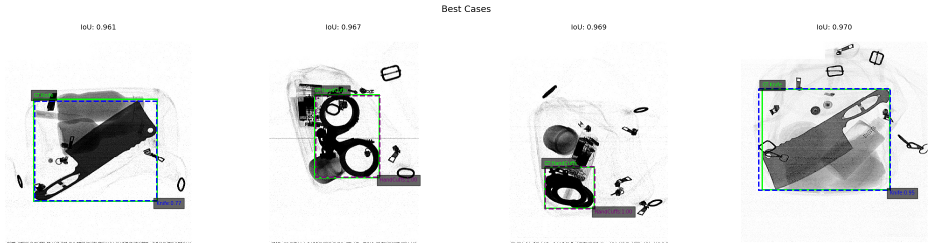
#> input picture best_cases.png, 1864 x 495 px, given as the content of the folder /content/xray_data, which was not available (shown at 1/2 size)
$ jupyter execute --allow-errors henri_boisson_KAGGLE_CV.ipynb   (shell and % lines are left out)   (older library calls are emulated)   (text cells are left out)
#> lines starting #> are read from the running program, lines starting #| are printed output that depends on the picture; after the words box and inside, x2 and y2 are one past the last pixel; in counts of white or black regions, pixels touching at a corner belong together; pictures that were not available may be replaced by others from this repository, and a replacement may not be noted
[cell 1]
# ═══════════════════════════════════════════════════════════════
# CELL 1 — SETUP & INSTALL
# ═══════════════════════════════════════════════════════════════

from google.colab import drive
drive.mount('/content/drive')

import os, shutil
from pathlib import Path
from google.colab import files as colab_files

#WE LOAD THE KAGGLE DATASET

if Path('/content/xray_data').exists() and any(Path('/content/xray_data').rglob('*.jpg')):
    print('Data already exists, skipping download.')
else:
    print('Select your kaggle.json file:')
    uploaded = colab_files.upload()
#> the answer given: best_cases.png
    os.makedirs('/root/.kaggle', exist_ok=True)
    shutil.copy('kaggle.json', '/root/.kaggle/kaggle.json')
    !chmod 600 /root/.kaggle/kaggle.json
    print('Downloading...')
    !kaggle competitions download -c cv-object-detection-in-baggage-using-classic-computer-vision -p /content/
    print('Unzipping...')
    !unzip -q /content/cv-object-detection-in-baggage-using-classic-computer-vision.zip -d /content/xray_data/

print('Setup done!')

[cell 2]
# ═══════════════════════════════════════════════════════════════
# CELL 1 — SETUP & INSTALL (fixes numpy compatibility)
# ═══════════════════════════════════════════════════════════════

# On colab after this: we restart the runtime to make sure the new numpy version is being used.
#Then we can run the rest of the code starting from cell2.

[cell 3]
# ═══════════════════════════════════════════════════════════════
# CELL 2 — IMPORTS & CONFIG
# ═══════════════════════════════════════════════════════════════
import cv2
import numpy as np
import matplotlib.pyplot as plt
import matplotlib.patches as mpatches
from pathlib import Path
from sklearn.preprocessing import StandardScaler
from skimage.feature import local_binary_pattern
import xgboost as xgb
import pickle, random, warnings, time
from tqdm import tqdm
from collections import defaultdict
import pandas as pd
import ast
warnings.filterwarnings('ignore')
random.seed(42)
np.random.seed(42)

# WE CONFIG THE PATH
BASE = Path('/content/xray_data')
candidates = list(BASE.rglob('images/train'))
DATA = candidates[0].parent.parent if candidates else BASE

TRAIN_IMG = DATA / 'images' / 'train'
TRAIN_LBL = DATA / 'labels' / 'train'
VAL_IMG   = DATA / 'images' / 'val'
VAL_LBL   = DATA / 'labels' / 'val'
TEST_IMG  = DATA / 'test'
if not TEST_IMG.exists() or not any(TEST_IMG.glob('*.jpg')):
    for c in BASE.rglob('test'):
        if c.is_dir() and (list(c.glob('*.jpg')) or list(c.glob('*.png'))):
            TEST_IMG = c; break

print(f'Train: {len(list(TRAIN_IMG.glob("*")))} | Val: {len(list(VAL_IMG.glob("*")))} | Test: {len(list(TEST_IMG.glob("*")))}')

CLASS_NAMES = {0:'Hammer', 1:'Knife', 2:'Gun', 3:'Wrench', 4:'HandCuffs', 5:'Bullet'}
NUM_CLASSES = 6
BG_LABEL = 6
CLASS_COLORS = ['red','blue','green','orange','purple','cyan']
print('Config ready!')

[cell 4]
# ═══════════════════════════════════════════════════════════════
# CELL 3 — HELPER FUNCTIONS
# ═══════════════════════════════════════════════════════════════

def parse_yolo_labels(label_path):
    boxes = []
    if not label_path.exists(): return boxes
    with open(label_path) as f:
        for line in f:
            parts = line.strip().split()
            if len(parts) == 5:
                boxes.append((int(parts[0]), *map(float, parts[1:])))
    return boxes

# [6 lines left out: function yolo_to_pixel, not called in this run]

def pixel_to_yolo(x1, y1, x2, y2, img_w, img_h):
    return ((x1+x2)/2)/img_w, ((y1+y2)/2)/img_h, (x2-x1)/img_w, (y2-y1)/img_h

def nms(boxes, scores, iou_threshold=0.3):
    if len(boxes) == 0: return []
    x1,y1,x2,y2 = boxes[:,0].astype(float),boxes[:,1].astype(float),boxes[:,2].astype(float),boxes[:,3].astype(float)
    areas = (x2-x1)*(y2-y1)
    order = scores.argsort()[::-1]
    keep = []
    while order.size > 0:
        i = order[0]; keep.append(i)
        xx1=np.maximum(x1[i],x1[order[1:]]); yy1=np.maximum(y1[i],y1[order[1:]])
        xx2=np.minimum(x2[i],x2[order[1:]]); yy2=np.minimum(y2[i],y2[order[1:]])
        inter = np.maximum(0,xx2-xx1)*np.maximum(0,yy2-yy1)
        iou = inter/(areas[i]+areas[order[1:]]-inter+1e-6)
        order = order[np.where(iou <= iou_threshold)[0]+1]
    return keep

# [25 lines left out: functions compute_iou, evaluate_frame, not called in this run]

print('Helpers loaded!')

[cell 5]
# ═══════════════════════════════════════════════════════════════
# CELL 4 — MULTI-METHOD REGION PROPOSALS
# ═══════════════════════════════════════════════════════════════
# We combine multiple classical CV techniques to generate a rich set of region proposals, which will then be classified by our XGBoost model.


def get_region_proposals(img_gray):
    h, w = img_gray.shape[:2]
    min_area = 200
    max_area = int(h * w * 0.5)
    proposals = set()

    def valid_and_add(x, y, bw, bh):
        area = bw * bh
        if area < min_area or area > max_area: return
        if max(bw,bh)/(min(bw,bh)+1e-6) > 8: return
        proposals.add((x, y, x+bw, y+bh))

    def contours_to_proposals(binary):
        contours,_ = cv2.findContours(binary, cv2.RETR_EXTERNAL, cv2.CHAIN_APPROX_SIMPLE)
        for cnt in contours:
            x,y,bw,bh = cv2.boundingRect(cnt)
            valid_and_add(x,y,bw,bh)

    # METHOD 1: Multi-level thresholding
    blurred = cv2.GaussianBlur(img_gray, (5,5), 0)
    _, otsu = cv2.threshold(blurred, 0, 255, cv2.THRESH_BINARY + cv2.THRESH_OTSU)
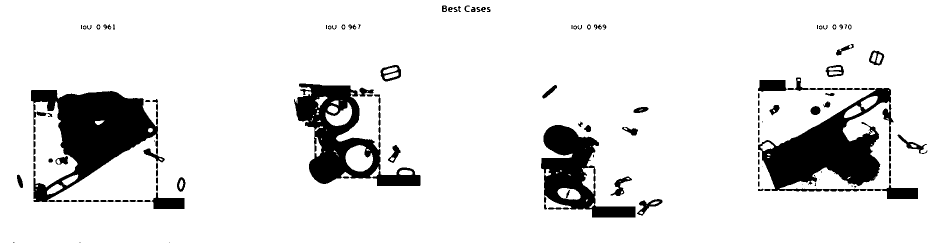
#> otsu: shape (495, 1864) (shown at 1/2 size); 89.1% white; 127 black regions (20 under 20 px)
    contours_to_proposals(otsu)
#> in contours_to_proposals, `contours,_ = cv2.findContours(binary, cv2.RETR_EXTERNAL, cv2.CHAIN_APP..`: contours = [[[0, 0], [0, 494], [1863, 494], [1863, 0]]]
#> the loop in contours_to_proposals, `for cnt in contours:` made 1 pass
#> (cnt, x, y, bw, bh, area in valid_and_add) on pass 1: ([[0, 0], [0, 494], [1863, 494], [1863, 0]], 0, 0, 1864, 495, 922680)
    contours_to_proposals(255 - otsu)
#> in contours_to_proposals (call 2), `contours,_ = cv2.findContours(binary, cv2.RETR_EXTERNAL, cv2.CHAIN_APP..`: contours = 126 contours, 38 with area under 20; largest, box (x1, y1, x2, y2) and area: (1516, 155, 1836, 398) 28494, (62, 180, 330, 404) 27568, (588, 167, 841, 372) 22856, (1082, 250, 1271, 435) 16013, (303, 384, 369, 418) 1330
#> the loop in contours_to_proposals (call 2), `for cnt in contours:` made 126 passes
#> (x, y, bw, bh, area in valid_and_add) on passes 4 to 11: (1096, 415, 43, 4, 172), (1088, 408, 6, 11, 66), (288, 400, 14, 4, 56), (273, 400, 14, 4, 56), (259, 400, 13, 4, 52), (244, 400, 14, 4, 56), (229, 400, 14, 4, 56), (200, 400, 28, 4, 112)

    # We try thresholds at multiple levels
    for thr_val in [30, 60, 90, 120, 150, 180, 210]:
        _, binary = cv2.threshold(blurred, thr_val, 255, cv2.THRESH_BINARY)
        contours_to_proposals(binary)
        contours_to_proposals(255 - binary)
#> this loop made 7 passes
#> binary: shape (495, 1864); 86.7% white; 195 black regions (126 under 20 px), largest, box (x1, y1, x2, y2) and area: (1515, 154, 1837, 399) 37036, (61, 179, 370, 419) 33605, (581, 159, 842, 373) 22883

    # We apply an adaptive threshold
    adapt = cv2.adaptiveThreshold(blurred, 255, cv2.ADAPTIVE_THRESH_GAUSSIAN_C,
                                   cv2.THRESH_BINARY, 31, 5)
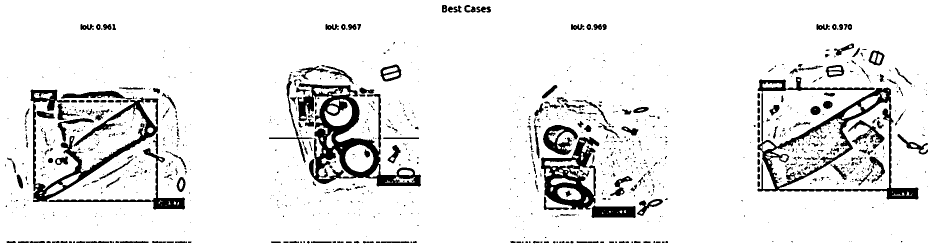
#> adapt: shape (495, 1864) (shown at 1/2 size); 91.1% white; 1066 black regions (804 under 20 px), largest, box (x1, y1, x2, y2) and area: (595, 166, 842, 373) 13903, (1515, 154, 1837, 399) 12095, (61, 179, 317, 404) 9336
    contours_to_proposals(adapt)
    contours_to_proposals(255 - adapt)
#> in contours_to_proposals (call 18), `contours,_ = cv2.findContours(binary, cv2.RETR_EXTERNAL, cv2.CHAIN_APP..`:
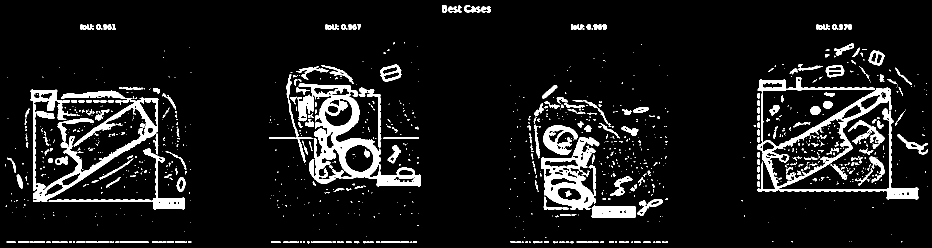
#> binary: shape (495, 1864) (shown at 1/2 size); 8.9% white; 1066 white regions (804 under 20 px), largest, box (x1, y1, x2, y2) and area: (595, 166, 842, 373) 13903, (1515, 154, 1837, 399) 12095, (61, 179, 317, 404) 9336
#> the loop in contours_to_proposals (call 18), `for cnt in contours:` made 979 passes
#> cnt on passes 1 to 3: [[1703, 483]], [[1699, 483]], [[1544, 483], [1546, 483]]

    # METHOD 2: Canny edges
    canny_configs = [
        (5,25,90,3), (7,50,150,2), (5,15,70,4),
        (9,40,120,3), (3,60,180,1), (5,80,200,2),
    ]
    for blur_k,c_lo,c_hi,d_iter in canny_configs:
        bl = cv2.GaussianBlur(img_gray,(blur_k,blur_k),0)
        edges = cv2.Canny(bl, c_lo, c_hi)
        kernel = cv2.getStructuringElement(cv2.MORPH_RECT,(5,5))
        dilated = cv2.dilate(edges, kernel, iterations=d_iter)
        contours_to_proposals(dilated)
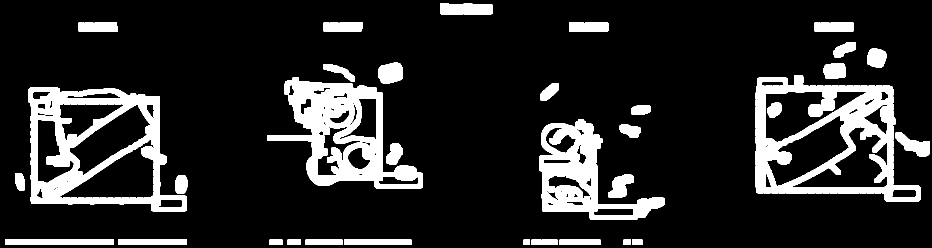
#> dilated: shape (495, 1864) (shown at 1/2 size); 15.1% white; 35 white regions, largest, box (x1, y1, x2, y2) and area: (1511, 150, 1841, 403) 31199, (57, 175, 374, 423) 29057, (534, 154, 846, 377) 27544
#> edges: shape (495, 1864); 2.3% white in thin lines or dots

    # METHOD 3: Morphological operations.
    # We check for dark and bright objects.
    for ksize in [5, 9, 15]:
        kernel = cv2.getStructuringElement(cv2.MORPH_ELLIPSE, (ksize,ksize))
        tophat = cv2.morphologyEx(img_gray, cv2.MORPH_TOPHAT, kernel)
        _, th = cv2.threshold(tophat, 30, 255, cv2.THRESH_BINARY)
        contours_to_proposals(th)
        blackhat = cv2.morphologyEx(img_gray, cv2.MORPH_BLACKHAT, kernel)
        _, bh_bin = cv2.threshold(blackhat, 30, 255, cv2.THRESH_BINARY)
        contours_to_proposals(bh_bin)
#> bh_bin: shape (495, 1864); 6.9% white; 4789 white regions (4600 under 20 px), largest, box (x1, y1, x2, y2) and area: (538, 158, 837, 363) 12527, (1516, 154, 1790, 389) 9343, (59, 179, 370, 419) 7578
#> th: shape (495, 1864); 8.9% white; 3324 white regions (3142 under 20 px), largest, box (x1, y1, x2, y2) and area: (1056, 173, 1292, 438) 15607, (576, 133, 754, 386) 7044, (225, 176, 372, 368) 5897
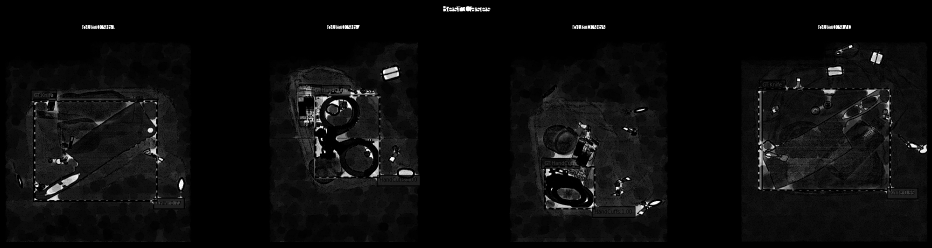
#> tophat: shape (495, 1864) (shown at 1/2 size); min 0, max 255, mean 11.7

    # METHOD 4: MSER
    try:
        mser = cv2.MSER_create()
        mser.setMinArea(min_area)
        mser.setMaxArea(max_area)
        regions, _ = mser.detectRegions(img_gray)
        for region in regions:
            x,y,bw,bh = cv2.boundingRect(region)
            valid_and_add(x,y,bw,bh)
    except:
        pass

    # We add variants to increase recall, by padding the boxes.
    expanded = list(proposals)
    for (x1,y1,x2,y2) in list(proposals):
        bw,bh = x2-x1, y2-y1
        for pad in [0.1, 0.2]:
            pw,ph = int(bw*pad), int(bh*pad)
            nx1,ny1 = max(0,x1-pw), max(0,y1-ph)
            nx2,ny2 = min(w,x2+pw), min(h,y2+ph)
            if (nx2-nx1)*(ny2-ny1) < max_area:
                expanded.append((nx1,ny1,nx2,ny2))
#> this loop made 1009 passes
#> (x1, y1, x2, y2) on passes 1 to 3: (1737, 99, 1769, 131), (1539, 209, 1560, 231), (1744, 177, 1780, 206)

    if not expanded: return []

    # NMS to deduplicate
    boxes = np.array(expanded)
    keep = nms(boxes, np.ones(len(expanded)), iou_threshold=0.5)
    return [expanded[k] for k in keep]


# Quick test
test_img = cv2.imread(str(sorted(VAL_IMG.glob('*'))[0]), cv2.IMREAD_GRAYSCALE)
t0 = time.time()
props = get_region_proposals(test_img)
print(f'Proposals: {len(props)} in {time.time()-t0:.2f}s')

[cell 6]
# ═══════════════════════════════════════════════════════════════
# CELL 5 — RICH FEATURE EXTRACTION
# ═══════════════════════════════════════════════════════════════
# We don't rely on a single descriptor.
# We combine and extract different features: intensity, gradients, shape ...

def extract_features(crop):
    if crop.size == 0 or crop.shape[0] < 4 or crop.shape[1] < 4:
        return None

    features = []

    resized = cv2.resize(crop, (64, 64))

    # 1. Intensity statistics (10 features)
    features.append(np.mean(resized))
    features.append(np.std(resized))
    features.append(np.median(resized))
    features.append(np.min(resized).astype(float))
    features.append(np.max(resized).astype(float))
    for p in [10, 25, 75, 90]:
        features.append(np.percentile(resized, p))
    features.append(np.mean(resized < 80))

    #  2. Histogram features (16 features)
    hist = cv2.calcHist([resized], [0], None, [16], [0, 256]).flatten()
    hist = hist / (hist.sum() + 1e-6)
    features.extend(hist.tolist())

    #  3. Gradient features (12 features)
    sobelx = cv2.Sobel(resized, cv2.CV_64F, 1, 0, ksize=3)
    sobely = cv2.Sobel(resized, cv2.CV_64F, 0, 1, ksize=3)
    mag = np.sqrt(sobelx**2 + sobely**2)
    angle = np.arctan2(sobely, sobelx)

    features.append(np.mean(mag))
    features.append(np.std(mag))
    features.append(np.max(mag))
    features.append(np.mean(mag > np.mean(mag)))

    # Gradient orientation histogram (8 bins)
    angle_hist, _ = np.histogram(angle, bins=8, range=(-np.pi, np.pi), weights=mag)
    angle_hist = angle_hist / (angle_hist.sum() + 1e-6)
    features.extend(angle_hist.tolist())

    # 4. Shape features via contours (10 features)
    _, binary = cv2.threshold(resized, 0, 255, cv2.THRESH_BINARY + cv2.THRESH_OTSU)
#> binary: shape (64, 64); 87.9% white; 1 black region, box (x1, y1, x2, y2) and area: (0, 51, 64, 64) 496
    contours, _ = cv2.findContours(binary, cv2.RETR_EXTERNAL, cv2.CHAIN_APPROX_SIMPLE)

    if contours:
        largest = max(contours, key=cv2.contourArea)
        area = cv2.contourArea(largest)
        perimeter = cv2.arcLength(largest, True)
        x,y,cw,ch = cv2.boundingRect(largest)
        features.append(area / (64*64))
        features.append(perimeter / (64*4))
        features.append(cw / (ch + 1e-6))
        features.append(4*np.pi*area / (perimeter**2 + 1e-6))
        hull = cv2.convexHull(largest)
        hull_area = cv2.contourArea(hull)
        features.append(area / (hull_area + 1e-6))
        features.append(area / (cw*ch + 1e-6))
        features.append(len(contours))
        features.append(np.sqrt(4*area/np.pi) / 64)
    else:
        features.extend([0]*8)


    for thr in [60, 128]:
        _, b = cv2.threshold(resized, thr, 255, cv2.THRESH_BINARY)
        cnts, _ = cv2.findContours(b, cv2.RETR_EXTERNAL, cv2.CHAIN_APPROX_SIMPLE)
        features.append(len(cnts))

    # 5. Hu moments (7 features)
    moments = cv2.moments(resized)
    hu = cv2.HuMoments(moments).flatten()
    hu_log = -np.sign(hu) * np.log10(np.abs(hu) + 1e-10)
    features.extend(hu_log.tolist())

    # 6. LBP texture (10 features)
    try:
        lbp = local_binary_pattern(resized, P=8, R=1, method='uniform')
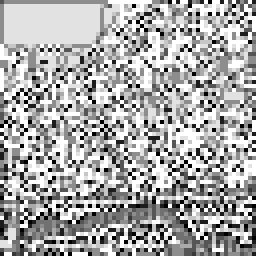
#> lbp: shape (64, 64) float64 (shown 4 times larger); min 0, max 9, mean 5.98; drawn with min black and max white
        lbp_hist, _ = np.histogram(lbp, bins=10, range=(0, 10), density=True)
        features.extend(lbp_hist.tolist())
    except:
        features.extend([0]*10)

    # 7. Spatial features (8 features)
    mid_y, mid_x = 32, 32
    quads = [resized[:mid_y,:mid_x], resized[:mid_y,mid_x:],
             resized[mid_y:,:mid_x], resized[mid_y:,mid_x:]]
    for q in quads:
        features.append(np.mean(q))
        features.append(np.std(q))
#> this loop made 4 passes

    # 8. Size/shape of original crop (4 features)
    oh, ow = crop.shape[:2]
    features.append(ow / (oh + 1e-6))
    features.append(ow * oh)
    features.append(ow)
    features.append(oh)

    return np.array(features, dtype=np.float32)


# Test
test_crop = test_img[100:200, 100:300]
f = extract_features(test_crop)
print(f'Feature vector length: {len(f)}')
#| Feature vector length: 77

[cell 7]
# ═══════════════════════════════════════════════════════════════
# CELL 6 — EXTRACT TRAINING DATA
# ═══════════════════════════════════════════════════════════════

train_img_list = sorted(TRAIN_IMG.glob('*'))
print(f'Processing {len(train_img_list)} training images...')

all_features = []  # (feature_vector, class_label)
class_counts = defaultdict(int)

for img_path in tqdm(train_img_list):
    img = cv2.imread(str(img_path), cv2.IMREAD_GRAYSCALE)
    if img is None: continue
    h, w = img.shape[:2]
    boxes = parse_yolo_labels(TRAIN_LBL / (img_path.stem + '.txt'))

    gt_pixel = []
    for cls, cx, cy, bw, bh in boxes:
        x1,y1,x2,y2 = yolo_to_pixel(cx,cy,bw,bh,w,h)
        if x2-x1<8 or y2-y1<8: continue
        crop = img[y1:y2, x1:x2]
        feat = extract_features(crop)
        if feat is not None:
            all_features.append((feat, cls))
            class_counts[cls] += 1
            feat_flip = extract_features(cv2.flip(crop, 1))
            if feat_flip is not None:
                all_features.append((feat_flip, cls))
                class_counts[cls] += 1
        gt_pixel.append((x1,y1,x2,y2))

    for _ in range(5):
        rw = random.randint(30, min(250, w//2))
        rh = random.randint(30, min(250, h//2))
        rx = random.randint(0, w-rw)
        ry = random.randint(0, h-rh)
        overlap = any(
            max(0,min(rx+rw,gx2)-max(rx,gx1))*max(0,min(ry+rh,gy2)-max(ry,gy1))/(rw*rh+1e-6)>0.2
            for gx1,gy1,gx2,gy2 in gt_pixel
        )
        if not overlap:
            feat = extract_features(img[ry:ry+rh, rx:rx+rw])
            if feat is not None:
                all_features.append((feat, BG_LABEL))
                class_counts[BG_LABEL] += 1
#> this loop made 5 passes
#> pass 1, in extract_features (call 2), `mag = np.sqrt(sobelx**2 + sobely**2)`:
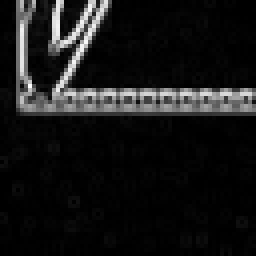
#> mag: shape (64, 64) float64 (shown 4 times larger); min 0, max 1020, mean 91.4; drawn with min black and max white

print(f'\nTotal samples: {len(all_features)}')
#| Total samples: 5
for cls in sorted(class_counts.keys()):
    name = CLASS_NAMES.get(cls, 'Background')
    print(f'  {name}: {class_counts[cls]}')
#> this loop made 1 pass
#> (printed output is left out)

[cell 8]
# ═══════════════════════════════════════════════════════════════
# CELL 7 — TRAIN XGBOOST MULTI-CLASS CLASSIFIER
# ═══════════════════════════════════════════════════════════════


X_train = np.array([f[0] for f in all_features])
y_train = np.array([f[1] for f in all_features])

X_train = np.nan_to_num(X_train, nan=0, posinf=0, neginf=0)

scaler = StandardScaler()
X_scaled = scaler.fit_transform(X_train)

class_freq = np.bincount(y_train, minlength=7)
class_weight = np.where(class_freq > 0, len(y_train) / (7 * class_freq), 1.0)
sample_weights = np.array([class_weight[c] for c in y_train])

print(f'Training XGBoost on {len(X_scaled)} samples, {X_scaled.shape[1]} features...')
#> (printed output is left out)
print(f'Class distribution: {dict(zip(range(7), class_freq.tolist()))}')
#| Class distribution: {0: 0, 1: 0, 2: 0, 3: 0, 4: 0, 5: 0, 6: 5}

#> (the rest of this cell did not finish here and is left out)

[cell 9]
# ═══════════════════════════════════════════════════════════════
# CELL 8 — HARD NEGATIVE MINING (2 rounds)
# ═══════════════════════════════════════════════════════════════

print('=== HARD NEGATIVE MINING ===')

#> (the rest of this cell did not finish here and is left out)

[cell 10]
# ═══════════════════════════════════════════════════════════════
# CELL 9 — LEARN PER-CLASS SIZE PRIORS + DETECTION FUNCTION
# ═══════════════════════════════════════════════════════════════

print('Learning per-class size priors...')
class_size = {}
#> (the rest of this cell did not finish here and is left out)

[cell 11]
# ═══════════════════════════════════════════════════════════════
# CELL 10 — VISUAL TEST ON VALIDATION
# ═══════════════════════════════════════════════════════════════
val_imgs = sorted(VAL_IMG.glob('*'))
#> (the rest of this cell did not finish here and is left out)

[cell 12]
# ═══════════════════════════════════════════════════════════════
# CELL 11 — DIAGNOSTIC: proposal recall + classification
# ═══════════════════════════════════════════════════════════════
val_img_list = sorted(VAL_IMG.glob('*'))
DIAG_N = 200

prop_hits, prop_misses, cls_correct, cls_wrong, total_gt = 0,0,0,0,0
pcls_hits, pcls_misses = defaultdict(int), defaultdict(int)

for p in tqdm(val_img_list[:DIAG_N], desc='Diagnostic'):
    img = cv2.imread(str(p), cv2.IMREAD_GRAYSCALE)
    if img is None: continue
    h, w = img.shape[:2]
    gt = parse_yolo_labels(VAL_LBL/(p.stem+'.txt'))
    proposals = get_region_proposals(img)
#> the loop in get_region_proposals (call 3), `for ksize in [5, 9, 15]:` made 3 passes
#> pass 2, in get_region_proposals (call 3), `_, th = cv2.threshold(tophat, 30, 255, cv2.THRESH_BINARY)`:
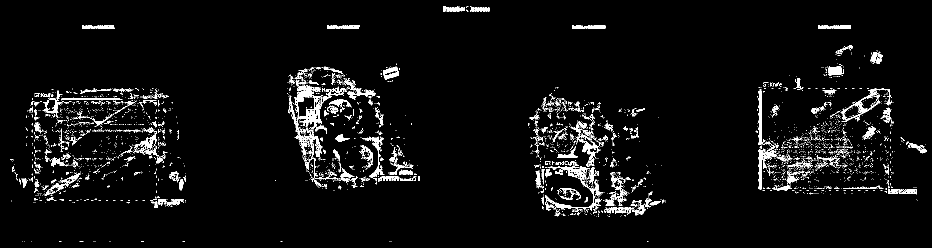
#> th: shape (495, 1864) (shown at 1/2 size); 4.3% white; 3620 white regions (3340 under 20 px), largest, box (x1, y1, x2, y2) and area: (1090, 322, 1207, 431) 1584, (576, 196, 645, 319) 1129, (598, 192, 664, 256) 1112
#> the loop in get_region_proposals (call 3), `for (x1,y1,x2,y2) in list(proposals):` made 1009 passes

    for gt_cls,cx,cy,bw,bh in gt:
        total_gt += 1
        gt_yolo = (cx,cy,bw,bh)
        best_iou, best_prop = 0, None
        for (px1,py1,px2,py2) in proposals:
            iou = compute_iou(gt_yolo, pixel_to_yolo(px1,py1,px2,py2,w,h))
            if iou > best_iou: best_iou, best_prop = iou, (px1,py1,px2,py2)

        if best_iou > 0.2:
            prop_hits += 1; pcls_hits[gt_cls] += 1
            crop = img[best_prop[1]:best_prop[3], best_prop[0]:best_prop[2]]
            feat = extract_features(crop)
            if feat is not None:
                feat_s = scaler.transform(feat.reshape(1,-1))
                feat_s = np.nan_to_num(feat_s, nan=0, posinf=0, neginf=0)
                pred = clf.predict(feat_s)[0]
                if pred == gt_cls: cls_correct += 1
                else: cls_wrong += 1
        else:
            prop_misses += 1; pcls_misses[gt_cls] += 1

print(f"\n{'='*60}")
print(f"DIAGNOSTIC — {DIAG_N} imgs, {total_gt} GT objects")
#| DIAGNOSTIC — 200 imgs, 0 GT objects
print(f"{'='*60}")
print(f"Proposal recall (IoU>0.2): {prop_hits}/{total_gt} = {prop_hits/(total_gt+1e-6)*100:.1f}%")
#| Proposal recall (IoU>0.2): 0/0 = 0.0%
print(f"Classification: {cls_correct}/{prop_hits} = {cls_correct/(prop_hits+1e-6)*100:.1f}% correct")
#| Classification: 0/0 = 0.0% correct
print(f"\nPer-class proposal recall:")
for c in range(NUM_CLASSES):
    h_=pcls_hits.get(c,0); m_=pcls_misses.get(c,0)
    print(f"  {CLASS_NAMES[c]:>10}: {h_}/{h_+m_} = {h_/(h_+m_+1e-6)*100:.1f}%")
#> this loop made 6 passes
#|       Hammer: 0/0 = 0.0%
#|        Knife: 0/0 = 0.0%
#|          Gun: 0/0 = 0.0%
#|       Wrench: 0/0 = 0.0%
#|    HandCuffs: 0/0 = 0.0%
#> (further printed lines are left out)
